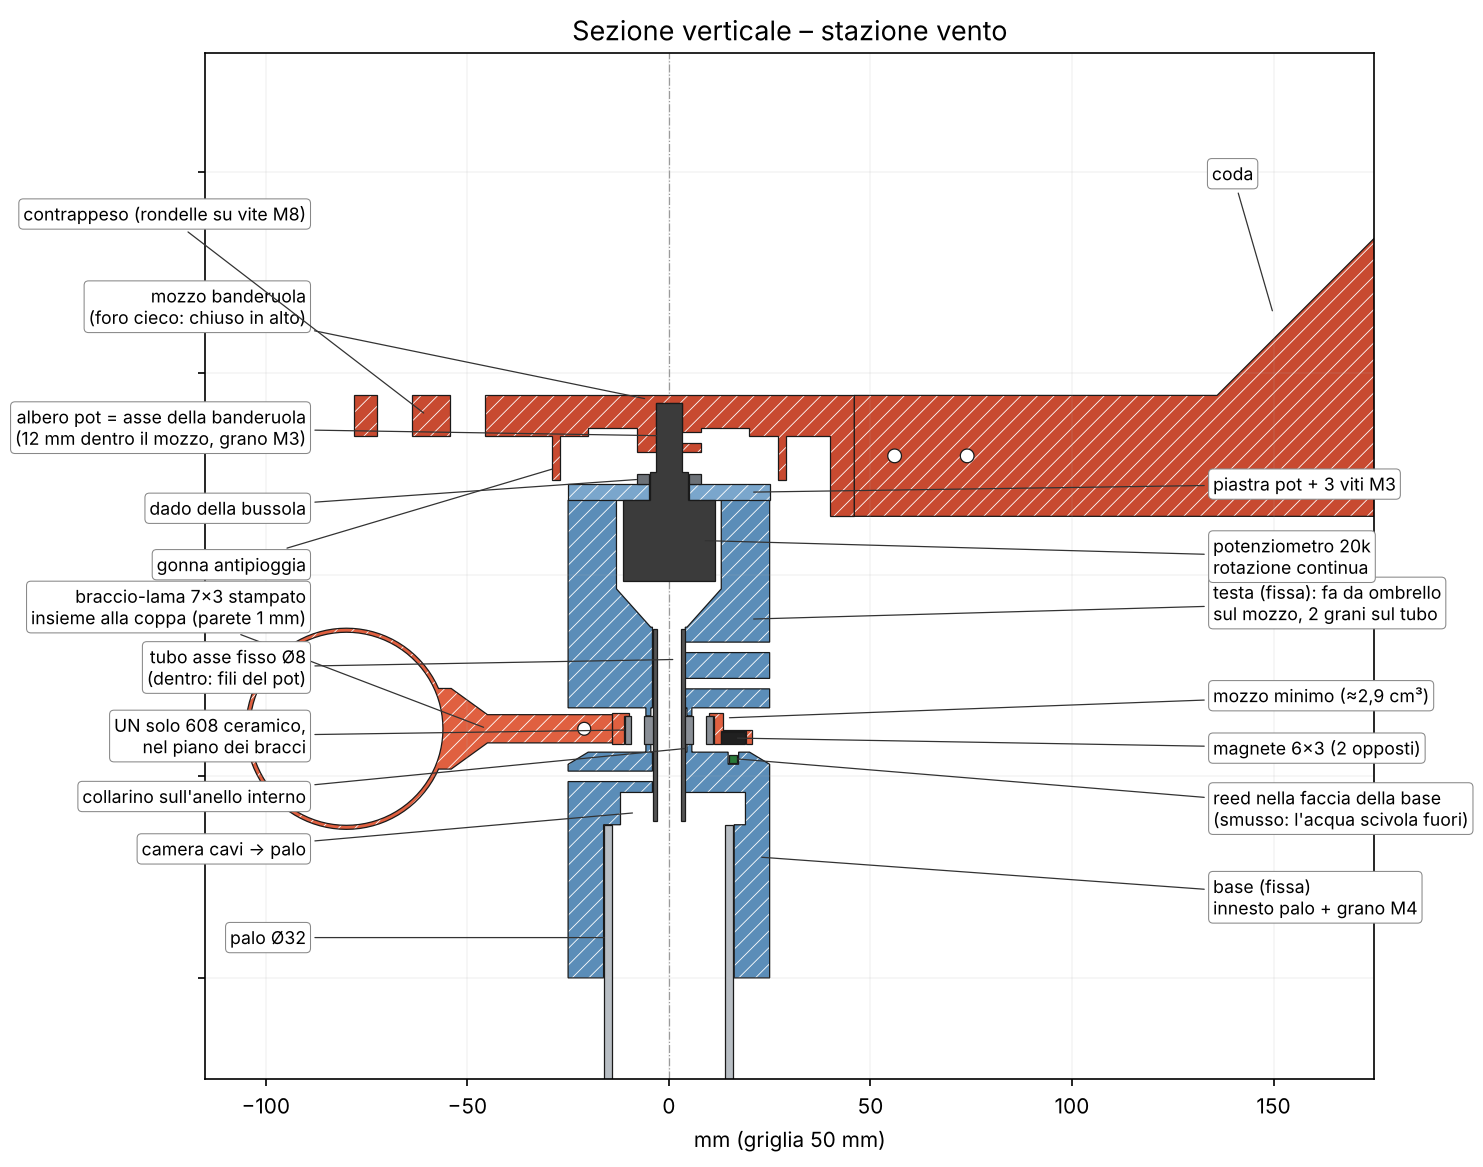

Source code (Python):
#!/usr/bin/env python3
"""Sezione verticale (piano XZ) della stazione vento, con minuteria. -> sezione.png"""
import io
import os
import sys
import contextlib

import numpy as np
import matplotlib
matplotlib.use("Agg")
import matplotlib.pyplot as plt
from matplotlib.path import Path
from matplotlib.patches import PathPatch
from manifold3d import Manifold

sys.argv.append("--no-png")
import stazione as S
from comune import P, cyl, ring, box

with contextlib.redirect_stdout(io.StringIO()):
    parts, _ = S.main()

# --- quote (stesse di stazione.assemblea) ---------------------------
rot, Hr = parts["rotore"]
ti, H1 = parts["testa"]
pp, tp = parts["piastra_pot"]
z_r = S.Z_TOP + S.COLLARE
z_ti = z_r + Hr + S.COLLARE
z_ts = z_ti + H1
z_pl = z_ts + tp
top = z_pl + P["pot_sporgenza"] + 2.0
# sezione spezzata: a sinistra (x<0) il rotore è ruotato per mostrare un braccio con la coppa,
# a destra (x>0) per mostrare un magnete sopra il reed
ROT_SX = -60     # bracci a -60/60/180 -> braccio a -X
ROT_DX = -30     # magneti a 0/180 -> magnete a +X

stampati = [
    ("base", parts["base"], "#5b8db8"),
    ("rotore", rot.translate([0, 0, z_r]).rotate([0, 0, ROT_SX]).trim_by_plane([-1, 0, 0], 0)
     + rot.translate([0, 0, z_r]).rotate([0, 0, ROT_DX]).trim_by_plane([1, 0, 0], 0), "#e06040"),
    ("testa", ti.translate([0, 0, z_ti]), "#5b8db8"),
    ("piastra pot", pp.translate([0, 0, z_ts]), "#7aa6cc"),
    ("mozzo banderuola", parts["mozzo_banderuola"].mirror([0, 0, 1]).translate([0, 0, top]), "#c84a30"),
    ("coda", parts["coda"].rotate([90, 0, 0]).translate([46, P["coda_sp"] / 2, top - P["coda_h_braccio"]]), "#c84a30"),
]
zc = z_r + P["mozzo_h"] / 2
cup = (parts["coppa_braccio"].rotate([90, 0, 0])
       .translate([P["rotore_r_coppa"], P["braccio_t"] / 2, zc]).rotate([0, 0, 180]))
stampati.append(("coppa", cup, "#e06040"))


def cusc(z):
    return ring(P["cusc_h"], 11, 9.3, z) + ring(P["cusc_h"], 6.05, 4, z)


t0 = S.Z_SOCKET + 1
t1 = z_ti + 20 - 0.5
metallo = [
    ("palo Ø32", ring(S.Z_SOCKET + 60, 16, 14, -60), "#b8bec4"),
    ("tubo asse Ø8", ring(t1 - t0, 4, 3, t0), "#555555"),
    ("608", cusc(z_r), "#8a8f96"),
    ("potenziometro", cyl(20, 11.5, z_ts - 20) + cyl(7, P["pot_bussola_d"] / 2 - 0.1, z_ts)
     + cyl(z_pl + P["pot_sporgenza"] - (z_ts + 7), P["pot_albero_d"] / 2, z_ts + 7), "#3b3b3b"),
    ("dado bussola", Manifold.cylinder(2.5, 8, 8, 6).translate([0, 0, z_pl]) - cyl(5, P["pot_bussola_d"] / 2, z_pl - 1), "#6d7278"),
    ("magnete", cyl(P["magnete_h"], P["magnete_d"] / 2, z_r, x=P["reed_r"])
     + cyl(P["magnete_h"], P["magnete_d"] / 2, z_r, x=-P["reed_r"]).trim_by_plane([1, 0, 0], 0), "#202020"),
    ("reed", box(P["reed_r"] - 1, P["reed_r"] + 1, -7, 7, S.Z_TOP - 2.6, S.Z_TOP - 0.6), "#2a7a3a"),
]


def section(m):
    """Taglio sul piano y=0 -> lista di contorni (x, z)."""
    cs = m.rotate([90, 0, 0]).slice(0.0)   # y -> -z', z -> y'
    polys = cs.to_polygons()
    return [np.column_stack([np.asarray(p)[:, 0], -np.asarray(p)[:, 1]]) for p in polys if len(p) >= 3]


def draw(ax, m, color, hatch=None, alpha=1.0, z=1):
    polys = section(m)
    if not polys:
        return
    verts, codes = [], []
    for p in polys:
        verts += list(p) + [p[0]]
        codes += [Path.MOVETO] + [Path.LINETO] * (len(p) - 1) + [Path.CLOSEPOLY]
    patch = PathPatch(Path(verts, codes), facecolor=color, edgecolor="#1a1a1a", lw=0.6,
                      hatch=hatch, alpha=alpha, zorder=z)
    ax.add_patch(patch)


fig, ax = plt.subplots(figsize=(10, 11.5), dpi=150)
matplotlib.rcParams["hatch.linewidth"] = 0.4
matplotlib.rcParams["hatch.color"] = "#ffffff"
for _, m, c in stampati:
    draw(ax, m, c, hatch="///", z=1)
for _, m, c in metallo:
    draw(ax, m, c, z=2)

ax.set_aspect("equal")
ax.set_xlim(-115, 175)
ax.set_ylim(-25, top + 85)
ax.axvline(0, color="#999999", lw=0.6, ls="-.", zorder=0)
ax.set_xlabel("mm (griglia 50 mm)")
ax.tick_params(axis="y", labelleft=False)
ax.grid(True, lw=0.2, alpha=0.5)
ax.set_title("Sezione verticale – stazione vento", fontsize=13)


def label(text, xy, xytext):
    ax.annotate(text, xy=xy, xytext=xytext, fontsize=8.5, zorder=5,
                arrowprops=dict(arrowstyle="-", lw=0.6, color="#333333"),
                bbox=dict(boxstyle="round,pad=0.25", fc="white", ec="#888888", lw=0.5),
                ha="left" if xytext[0] > xy[0] else "right", va="center")


R = 135
Lx = -60
rr = P["reed_r"]
label("palo Ø32", (-15, 10), (Lx - 30, 10))
label("base (fissa)\ninnesto palo + grano M4", (22, 30), (R, 20))
label("camera cavi → palo", (-8, S.Z_SOCKET + 3), (Lx - 30, S.Z_SOCKET - 6))
label("reed nella faccia della base\n(smusso: l'acqua scivola fuori)", (rr, S.Z_TOP - 1.6), (R, S.Z_TOP - 14))
label("magnete 6×3 (2 opposti)", (rr, z_r + 1.5), (R, z_r - 1))
label("collarino sull'anello interno", (5, S.Z_TOP + 1), (Lx - 30, S.Z_TOP - 11))
label("UN solo 608 ceramico,\nnel piano dei bracci", (-10, z_r + 3.5), (Lx - 30, z_r + 2))
label("mozzo minimo (≈2,9 cm³)", (14, z_r + 6.5), (R, z_r + 12))
label("braccio-lama 7×3 stampato\ninsieme alla coppa (parete 1 mm)", (-45, zc), (Lx - 30, z_ti + 25))
label("tubo asse fisso Ø8\n(dentro: fili del pot)", (2, z_ti + 12), (Lx - 30, z_ti + 10))
label("testa (fissa): fa da ombrello\nsul mozzo, 2 grani sul tubo", (20, z_ti + 22), (R, z_ti + 26))
label("potenziometro 20k\nrotazione continua", (8, z_ts - 10), (R, z_ts - 14))
label("piastra pot + 3 viti M3", (20, z_ts + 2), (R, z_ts + 4))
label("dado della bussola", (-7, z_pl + 1.2), (Lx - 30, z_pl - 6))
label("albero pot = asse della banderuola\n(12 mm dentro il mozzo, grano M3)", (-2, z_pl + 12), (Lx - 30, z_pl + 14))
label("gonna antipioggia", (-28, z_pl + 4), (Lx - 30, z_pl - 20))
label("mozzo banderuola\n(foro cieco: chiuso in alto)", (-5, top - 1), (Lx - 30, top + 22))
label("coda", (150, top + 20), (R + 10, top + 55))
label("contrappeso (rondelle su vite M8)", (-60, top - 5), (Lx - 30, top + 45))

plt.tight_layout()
out = os.path.join(os.path.dirname(os.path.abspath(__file__)), "sezione.png")
plt.savefig(out, bbox_inches="tight")
print(out)
